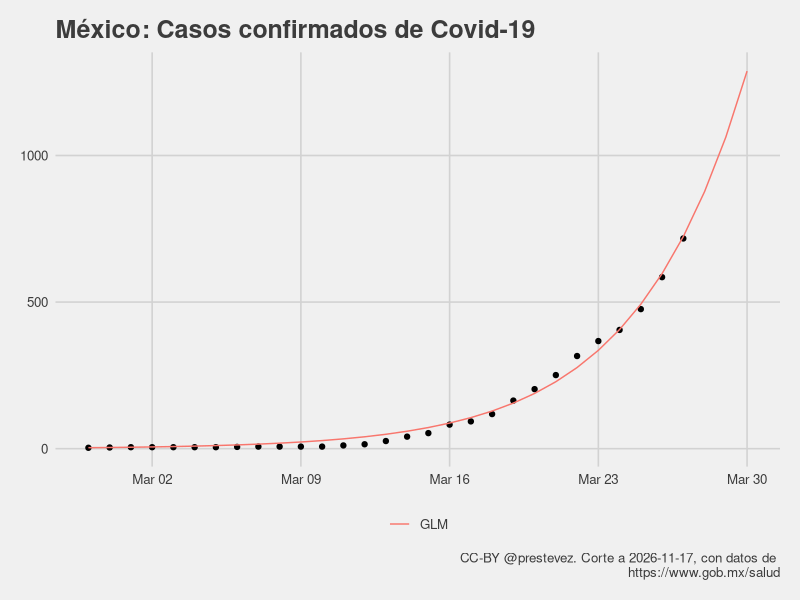
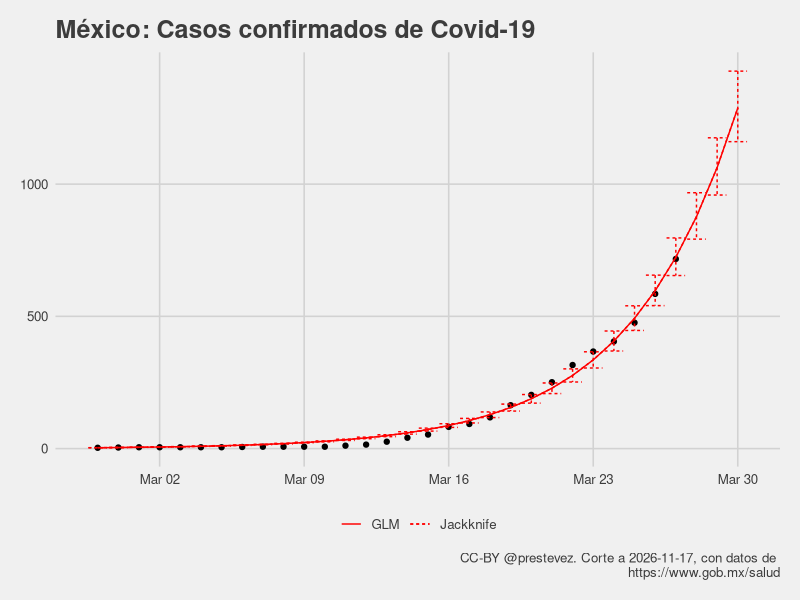
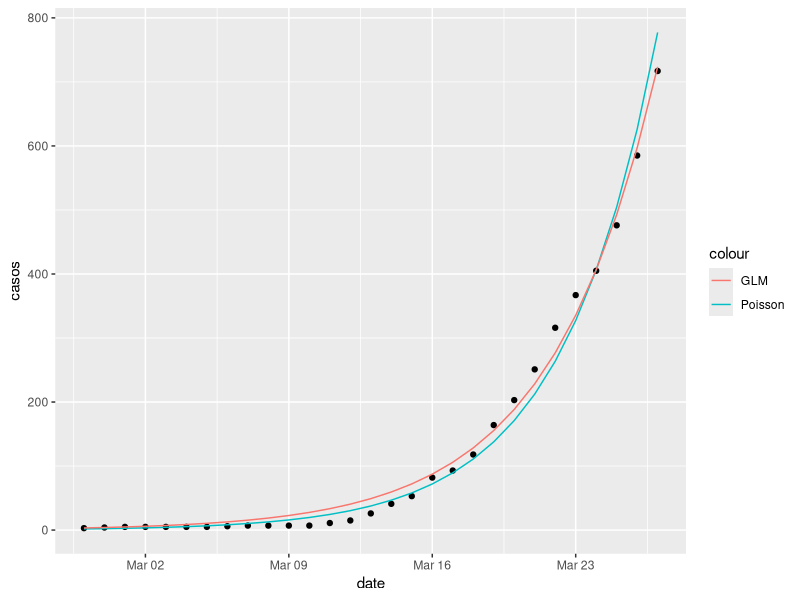
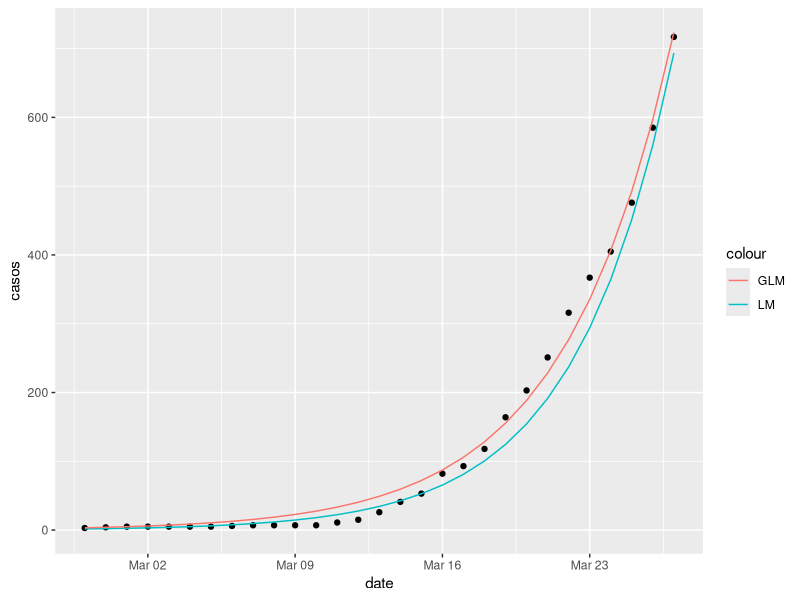

The R source for these figures, in order: (Note: this script raises an error after producing the figures.)
library(tidyverse)
library(ggthemes)
library(lubridate)

casos <- read_csv("confirmados.csv")

casos$t <- (nrow(casos)-1):0

casos %>%
  filter(casos > 0) -> casos

m1 <- glm(casos ~ t, 
          data = casos,
          family = gaussian("log"))

summary(m1)

max_date <- max(casos$date) + 1
max_t <- max(casos$t) + 1

tibble(
  date = seq(max_date,max_date+2, 1),
  casos = NA,
  t = max_t:(max_t+2),
  predicted = predict(m1, newdata = data.frame(t = max_t:(max_t+2)), type = "response")
  ) %>%
  bind_rows(
    mutate(casos,
      predicted = predict(m1, type = "response"))) %>%
  arrange(date) -> casos_with_predictions

modelo <- paste0("Predicción casos = exp(",
                 round(m1[[1]][1], 2),
                 " + ",
                 round(m1[[1]][2], 2),
                 " x día)")

hoy <- Sys.Date()

pg <- "https://www.gob.mx/salud"

casos_with_predictions %>%
  ggplot(aes(date, casos)) + 
  geom_point() +
  theme_fivethirtyeight() +
  geom_line(aes(y = predicted, colour = "GLM")) +
  xlab("Total de casos") + 
  labs(title = "México: Casos confirmados de Covid-19",
       caption = paste0("CC-BY @prestevez. Corte a ", hoy, ", con datos de \n", pg)) +
  theme(legend.title = element_blank())

### Jackknife estimate?

lapply(1:nrow(casos), function(x){
  glm(casos ~ t, 
      data = casos[-x,],
      family = gaussian("log"))
}) -> m1_jk_ls

sapply(m1_jk_ls, function(x) coef(x)) %>% data.frame() %>%
  mutate(var = rownames(.)) %>%
  pivot_longer(-var, names_to = "rep") %>%
  group_by(var) %>%
  summarise(Estimate = mean(value),
            ci_low = quantile(value, 0.025),
            ci_high = quantile(value, 0.975)) -> m1_jk

pred_jk <- function(model, t, type = c("Estimate", "ci_low", "ci_high")){
  terms <- unlist(model[,type[1]])
  preds <- exp(terms[1] + (terms[2] * t))
  return(preds)
}


casos_with_predictions %>%
  mutate(Jackknife = pred_jk(m1_jk, t = t),
         Jackknife_low = pred_jk(m1_jk, t = t, "ci_low"),
         Jackknife_high = pred_jk(m1_jk, t = t, "ci_high")) -> casos_with_predictions_jk

casos_with_predictions_jk %>% data.frame

casos_with_predictions_jk %>%
  ggplot(aes(date, casos)) + 
  geom_point() +
  theme_fivethirtyeight() +
  geom_line(aes(y = predicted, linetype = "GLM"), colour = "red") +
  geom_line(aes(y = Jackknife, linetype = "Jackknife"), colour = "red") +
  geom_errorbar(aes(ymin = Jackknife_low,
                    ymax = Jackknife_high,
                    linetype = "Jackknife"),
                colour = "red") + 
  xlab("Total de casos") + 
  labs(title = "México: Casos confirmados de Covid-19",
       caption = paste0("CC-BY @prestevez. Corte a ", hoy, ", con datos de \n", pg)) +
  theme(legend.title = element_blank()) 

### MCMC does not appear to offer any benefits
# install.packages("MCMCpack")
# 
# library(MCMCpack)
# ls(package:MCMCpack)
# 
# m1_lm <- lm(log(casos) ~ t, data = casos)
# 
# summary(m1_lm)
# 
# casos_with_predictions %>%
#   mutate(predlm = exp(predict(m1_lm, newdata = data.frame(t = t)))) %>%
#   ggplot(aes(date, casos)) + 
#   geom_point() +
#   theme_fivethirtyeight() +
#   geom_line(aes(y = predicted, colour = "GLM")) +
#   geom_line(aes(y = predlm, colour = "LM")) +
#   xlab("Total de casos") + 
#   labs(title = "México: Casos confirmados de Covid-19",
#        caption = paste0("CC-BY @prestevez. Corte a ", hoy, ", con datos de \n", pg)) +
#   theme(legend.title = element_blank())
# 
# 
# m1_mcmc <- MCMCregress(log(casos) ~ t, data = casos)
# 
# summary(m1_mcmc)


m1p <- update(m1, family = "poisson")

summary(m1p)
summary(m1)

ggplot(casos, 
       aes(date, casos)) +
  geom_point() +
  geom_line(aes(y = predict(m1p, type = "response"), colour = "Poisson")) +
  geom_line(aes(y = predict(m1, type = "response"), colour = "GLM"))

require(MASS)

m1nb <- glm.nb(casos ~ t, data = casos)
summary(m1nb)

lrtest <- lmtest::lrtest

lrtest(m1p, m1nb)

summary(m1)

lm1 <- lm(log(casos) ~  t, data = casos)
summary(lm1)

casos %>%
  ggplot(aes(date, casos)) +
  geom_point() +
  geom_line(aes(y = exp(predict(lm1)), colour = "LM")) +
  geom_line(aes(y = predict(m1, type = "response"), colour = "GLM"))

# Modelo muertes totales y nuevas

casos_ext %>%
  filter(muertes > 0)


# 
# 
# m1 <- glm(casos ~ t,
#           data = casos,
#           family = gaussian("log"))
# 
# 
# modelo <- paste0("Tendencia exponencial (",
#                  round((exp(m1[[1]][2])-1)*100),
#                  "% más casos x día)")
# tibble(
#   date = max_date,
#   casos = NA,
#   t = max_t,
#   predicted = predict(m1, newdata = data.frame(t = max_t), type = "response")
# ) %>%
#   bind_rows(
#     mutate(casos,
#            predicted = predict(m1, type = "response"))) %>%
#   arrange(date) -> casos_with_predictions
# 
# hoy <- max_date - 1
# 
# pg <- "https://www.gob.mx/salud"
# 
# casos_with_predictions %>%
#   ggplot(aes(date, casos)) +
#   geom_point() +
#   theme_fivethirtyeight() +
#   geom_line(aes(y = predicted, colour = modelo)) +
#   xlab("Total de casos") +
#   labs(title = paste0("México: Casos confirmados de Covid-19, ", hoy),
#        caption = paste0("CC-BY @prestevez. Corte a ", hoy, ", con datos de \n", pg)) +
#   theme(legend.title = element_blank()) -> p1
# 
# ggsave("casos.png", p1, width = 7, height = 5)

# 
# lapply(1:nrow(casos), function(x){
#   glm(casos ~ t, 
#       data = casos[-x,],
#       family = gaussian("log"))
# }) -> m1_jk_ls
# 
# sapply(m1_jk_ls, function(x) coef(x)) %>% data.frame() %>%
#   mutate(var = rownames(.)) %>%
#   pivot_longer(-var, names_to = "rep") %>%
#   group_by(var) %>%
#   summarise(Estimate = mean(value),
#             ci_low = quantile(value, 0.025),
#             ci_high = quantile(value, 0.975)) -> m1_jk
# 
# pred_jk <- function(model, t, type = c("Estimate", "ci_low", "ci_high")){
#   terms <- unlist(model[,type[1]])
#   preds <- exp(terms[1] + (terms[2] * t))
#   return(preds)
# }
# 
# 
# casos_with_predictions %>%
#   mutate(Jackknife = pred_jk(m1_jk, t = t),
#          Jackknife_low = pred_jk(m1_jk, t = t, "ci_low"),
#          Jackknife_high = pred_jk(m1_jk, t = t, "ci_high")) -> casos_with_predictions_jk
# 
# casos_with_predictions_jk %>%
#   ggplot(aes(date, casos)) + 
#   geom_point() +
#   theme_fivethirtyeight() +
#   geom_line(aes(y = predicted, colour = modelo)) +
#   #geom_line(aes(y = Jackknife, linetype = "Jackknife"), colour = "red") +
#   geom_errorbar(aes(ymin = Jackknife_low,
#                     ymax = Jackknife_high,
#                     colour = modelo),
#                 linetype = 2) + 
#   xlab("Total de casos") + 
#   labs(title = "México: Casos confirmados de Covid-19",
#        subtitle = paste0("Actualización: ", hoy, ". Intervalo de confianza Jackknife del 95%."),
#        caption = paste0("CC-BY @prestevez. Corte a ", hoy, "\ncon datos de ", pg)) +
#   theme(legend.title = element_blank()) -> p1jk
# 
# ggsave("casos_jk.png", p1jk, width = 7, height = 5)
# 
# jk_pred <- filter(casos_with_predictions_jk, t == max_t)[,c(7,8)]

# 
# read_csv("confirmados.csv") %>%
#   mutate(t = (nrow(.)-1):0) %>%
#   arrange(date) %>%
#   mutate(casos_nuevos = casos-lag(casos),
#          muertes_nuevas = muertes - lag(muertes)) %>%
#   drop_na -> casos_ext
# 
# write_csv(casos_ext, "confirmados_extended.csv")
# 
# n1 <- glm(casos_nuevos ~ t,
#           data = casos_ext,
#           family = poisson("log"))
# 
# 
# modelo_n <- paste0("Tendencia Poisson (",
#                    round((exp(n1[[1]][2])-1)*100),
#                    "% más casos nuevos x día)")
# tibble(
#   date = max_date,
#   casos_nuevos = NA,
#   t = max_t,
#   predicted = predict(n1, newdata = data.frame(t = max_t), type = "response")
# ) %>%
#   bind_rows(
#     mutate(casos_ext,
#            predicted = predict(n1, type = "response"))) %>%
#   arrange(date) -> casos_nuevos_with_predictions
# 
# 
# ### Jackknife estimate?
# 
# lapply(1:nrow(casos_ext), function(x){
#   glm(casos_nuevos ~ t, 
#       data = casos_ext[-x,],
#       family = poisson())
# }) -> n1_jk_ls
# 
# sapply(n1_jk_ls, function(x) coef(x)) %>% data.frame() %>%
#   mutate(var = rownames(.)) %>%
#   pivot_longer(-var, names_to = "rep") %>%
#   group_by(var) %>%
#   summarise(Estimate = mean(value),
#             ci_low = quantile(value, 0.025),
#             ci_high = quantile(value, 0.975)) -> n1_jk
# 
# casos_nuevos_with_predictions %>%
#   mutate(Jackknife = pred_jk(n1_jk, t = t),
#          Jackknife_low = pred_jk(n1_jk, t = t, "ci_low"),
#          Jackknife_high = pred_jk(n1_jk, t = t, "ci_high")) -> casos_nuevos_with_predictions_jk
# 
# 
# casos_nuevos_with_predictions_jk %>%
#   ggplot(aes(date, casos_nuevos)) +
#   geom_point() +
#   theme_fivethirtyeight() +
#   geom_line(aes(y = predicted, colour = modelo_n)) +
#   geom_errorbar(aes(ymin = Jackknife_low,
#                     ymax = Jackknife_high,
#                     colour = modelo_n),
#                 linetype = 2) + 
#   xlab("Total de casos nuevos") +
#   labs(title = "México: Casos confirmados **nuevos** de Covid-19",
#        subtitle = paste0("Actualización: ", hoy, ". Intervalo de confianza Jackknife del 95%."),
#        caption = paste0("CC-BY @prestevez. Corte a ", hoy, "\ncon datos de ", pg)) +
#   theme(legend.title = element_blank()) -> p1n
# 
# ggsave("casos_nuevos.png", p1n, width = 7, height = 5)
# 
# jk_pred_nuevos <- filter(casos_nuevos_with_predictions_jk, t == max_t)[,c(9,10)]
